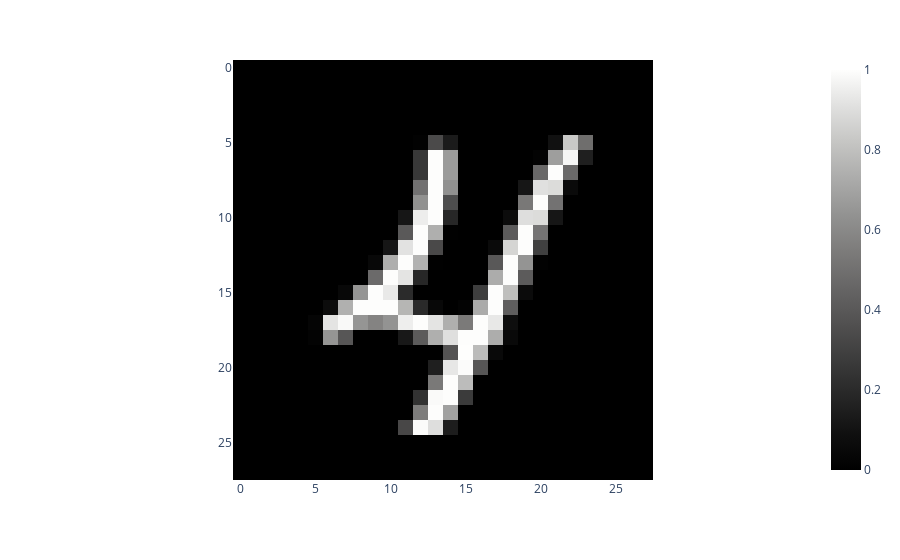

Here is the notebook cell this chart was saved with:
### Code cell
# Interactive Test
import random
row = random.randint(0, len(test_data_features))
img_data = test_data_features.iloc[row].values
list_img_data = [test_data_features_list[row]]
prediction = model.classify(list_img_data)[0]
print(prediction)
view_image(img_data, 28, 28, 'gray')

### Figure 1 — Plotly figure (JSON) as saved in the notebook; plotly's stock layout.template omitted (floating-point values rounded to 4 significant figures; data arrays with more than 128 entries replaced by an {"elided": "..."} marker saying what was removed)
{"data": [{"coloraxis": "coloraxis", "hovertemplate": "x: %{x}<br>y: %{y}<br>color: %{z}<extra></extra>", "name": "0", "type": "heatmap", "xaxis": "x", "yaxis": "y", "z": {"elided": "28x28 float values"}}], "layout": {"coloraxis": {"colorscale": [[0, "rgb(0, 0, 0)"], [0.09091, "rgb(16, 16, 16)"], [0.1818, "rgb(38, 38, 38)"], [0.2727, "rgb(59, 59, 59)"], [0.3636, "rgb(81, 80, 80)"], [0.4545, "rgb(102, 101, 101)"], [0.5455, "rgb(124, 123, 122)"], [0.6364, "rgb(146, 146, 145)"], [0.7273, "rgb(171, 171, 170)"], [0.8182, "rgb(197, 197, 195)"], [0.9091, "rgb(224, 224, 223)"], [1, "rgb(254, 254, 253)"]]}, "margin": {"t": 60}, "xaxis": {"anchor": "y", "constrain": "domain", "domain": [0, 1], "scaleanchor": "y"}, "yaxis": {"anchor": "x", "autorange": "reversed", "constrain": "domain", "domain": [0, 1]}}}
